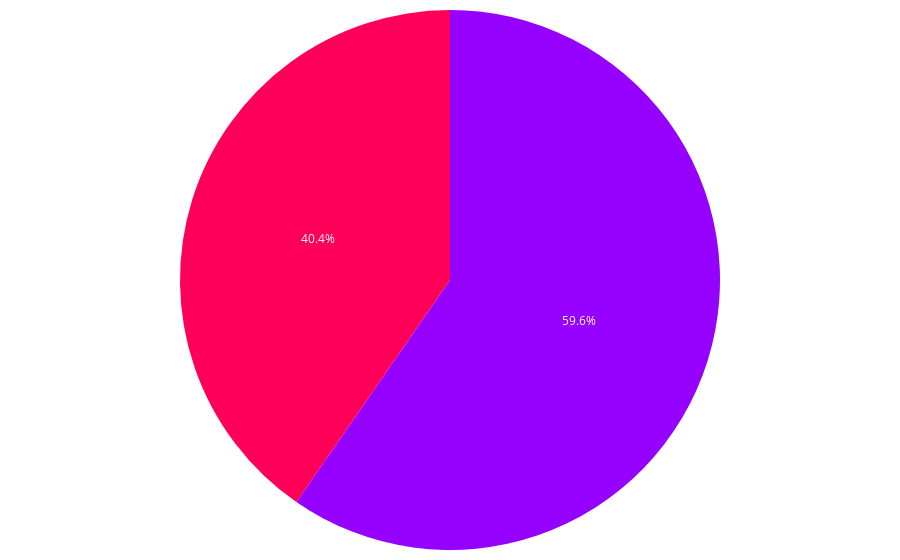

Notebook cell for this chart:
### Code cell
labels = riesgo_stock['stock']
values = riesgo_stock['casas']
colores = ['#9500ff', '#ff0059']
# Crear el gráfico de pastel sin mostrar la leyenda
fig = go.Figure(data=[go.Pie(
    labels=labels, 
    values=values, 
    sort=False,    
    marker=dict(colors=colores),
    showlegend=False  # Ocultar la leyenda
)])
fig.update_layout(margin=dict(l=10, r=10, t=10, b=10),)
# Exportar gráfica como archivo HTML
def guardar_grafico_como_html(fig, nombre_archivo, carpeta='assets\graficas'):
    # Crear la carpeta si no existe
    if not os.path.exists(carpeta):
        os.makedirs(carpeta)
    # Configuración personalizada para la gráfica
    config = {
        'displaylogo': False,  # Ocultar el logo de Plotly
        'modeBarButtonsToRemove': [
            'toImage',       # Botón para guardar como imagen
            'select2d',      # Box select
            'lasso2d',       # Lasso select
            'resetScale2d',  # Reset Axes
        ]
    }

    # Guardar la gráfica como archivo HTML
    pio.write_html(fig, f'{carpeta}/{nombre_archivo}.html', config=config)
guardar_grafico_como_html(fig, 'g_pie_riesgo', carpeta='assets\graficas')
fig.show()

### Figure 1 — Plotly figure (JSON) as saved in the notebook; plotly's stock layout.template omitted (floating-point values rounded to 4 significant figures)
{"data": [{"labels": ["Más de un año en stock", "Menos de un año en stock"], "marker": {"colors": ["#9500ff", "#ff0059"]}, "showlegend": false, "sort": false, "type": "pie", "values": [814, 551]}], "layout": {"margin": {"b": 10, "l": 10, "r": 10, "t": 10}}}
